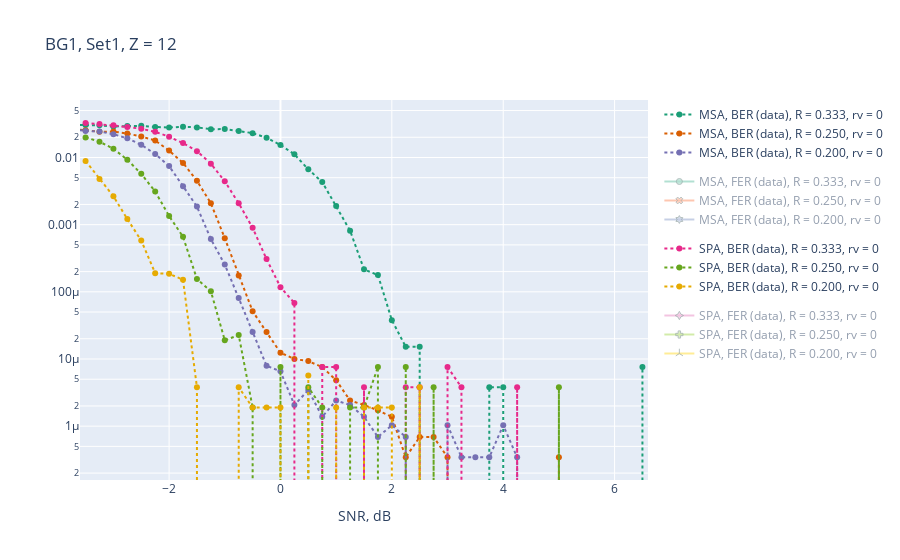

The notebook cell saved with this chart:
### Code cell
rv = 0

fig = go.Figure()
for rv in [0]:
    for j, R in enumerate([1/3, 1/4, 1/5]):
        data = pd.read_table('data/results_MSA_{:.3f}_{}.txt'.format(R, rv), names = ['SNR', 'rv', 'R', 'BER', 'BERinf', 'FSR', 'FSRinf'])
        data = data.query('SNR <= 6.5')
        data = data.groupby(['SNR']).agg([np.mean]).reset_index()

        fig.add_trace(go.Scatter(x = np.array(data.SNR), y = np.array(data.BERinf['mean']),
                                mode = 'lines+markers',
                                #visible = 'legendonly',
                                #marker = marker_styles[j],
                                legendgroup='MSA, BER inf',
                                line = dict(dash = 'dot', color = colors2[j]),
                                name = 'MSA, BER (data), R = {:.3f}, rv = {}'.format(R, rv)))

        fig.add_trace(go.Scatter(x = np.array(data.SNR), y = 1 - np.array(data.FSRinf['mean']),
                                mode = 'lines+markers',
                                marker = marker_styles[j],
                                #line = dict(dash = 'dot'),
                                visible = 'legendonly',
                                legendgroup='MSA, FER inf',
                                name = 'MSA, FER (data), R = {:.3f}, rv = {}'.format(R, rv)))

        
for rv in [0]:
    for j, R in enumerate([1/3, 1/4, 1/5]):
        data = pd.read_table('data/results_SPA_{:.3f}_{}.txt'.format(R, rv), names = ['SNR', 'rv', 'R', 'BER', 'BERinf', 'FSR', 'FSRinf'])
        data = data.query('SNR <= 6.5')
        data = data.groupby(['SNR']).agg([np.mean]).reset_index()

        fig.add_trace(go.Scatter(x = np.array(data.SNR), y = np.array(data.BERinf['mean']),
                                mode = 'lines+markers',
                                #visible = 'legendonly',
                                #marker = marker_styles[j],
                                legendgroup='SPA, BER inf',
                                line = dict(dash = 'dot', color = colors2[3 + j]),
                                name = 'SPA, BER (data), R = {:.3f}, rv = {}'.format(R, rv)))

        fig.add_trace(go.Scatter(x = np.array(data.SNR), y = 1 - np.array(data.FSRinf['mean']),
                                mode = 'lines+markers',
                                marker = marker_styles[3 + j],
                                #line = dict(dash = 'dot'),
                                visible = 'legendonly',
                                legendgroup='SPA, FER inf',
                                name = 'SPA, FER (data), R = {:.3f}, rv = {}'.format(R, rv)))

fig.update_layout(title='BG1, Set1, Z = 12',
                   xaxis_title='SNR, dB')
fig.update_yaxes(type="log")
fig.update_xaxes(range=[-3.6, 6.6])

fig.show()
fig.write_html("MSA_vs_SPA.html")

### Figure 1 — Plotly figure (JSON) as saved in the notebook; plotly's stock layout.template omitted (floating-point values rounded to 4 significant figures)
{"data": [{"legendgroup": "MSA, BER inf", "line": {"color": "rgb(27,158,119)", "dash": "dot"}, "mode": "lines+markers", "name": "MSA, BER (data), R = 0.333, rv = 0", "type": "scatter", "x": [-5, -4.75, -4.5, -4.25, -4, -3.75, -3.5, -3.25, -3, -2.75, -2.5, -2.25, -2, -1.75, -1.5, -1.25, -1, -0.75, -0.5, -0.25, 0, 0.25, 0.5, 0.75, 1, 1.25, 1.5, 1.75, 2, 2.25, 2.5, 2.75, 3, 3.25, 3.5, 3.75, 4, 4.25, 4.5, 4.75, 5, 5.25, 5.5, 5.75, 6, 6.25, 6.5], "y": [0.03291, 0.03275, 0.03252, 0.03108, 0.03084, 0.0308, 0.03038, 0.03009, 0.029, 0.02951, 0.02958, 0.02851, 0.02795, 0.02868, 0.02807, 0.02643, 0.02646, 0.0248, 0.023, 0.01968, 0.01536, 0.01116, 0.006667, 0.004303, 0.001894, 0.0008144, 0.0002159, 0.000178, 3.788e-05, 1.515e-05, 1.515e-05, 0, 0, 0, 0, 3.788e-06, 3.788e-06, 0, 0, 0, 0, 0, 0, 0, 0, 0, 7.576e-06]}, {"legendgroup": "MSA, FER inf", "marker": {"color": "rgb(102,194,165)", "line": {"color": "DarkSlateGrey", "width": 1}, "opacity": 0.7, "symbol": "circle"}, "mode": "lines+markers", "name": "MSA, FER (data), R = 0.333, rv = 0", "type": "scatter", "visible": "legendonly", "x": [-5, -4.75, -4.5, -4.25, -4, -3.75, -3.5, -3.25, -3, -2.75, -2.5, -2.25, -2, -1.75, -1.5, -1.25, -1, -0.75, -0.5, -0.25, 0, 0.25, 0.5, 0.75, 1, 1.25, 1.5, 1.75, 2, 2.25, 2.5, 2.75, 3, 3.25, 3.5, 3.75, 4, 4.25, 4.5, 4.75, 5, 5.25, 5.5, 5.75, 6, 6.25, 6.5], "y": [0.971, 0.952, 0.966, 0.966, 0.954, 0.96, 0.958, 0.962, 0.956, 0.958, 0.944, 0.952, 0.947, 0.957, 0.954, 0.934, 0.937, 0.8997, 0.8318, 0.7226, 0.5748, 0.4217, 0.271, 0.164, 0.073, 0.032, 0.011, 0.005, 0.003, 0.001, 0.004, 0, 0, 0, 0, 0.001, 0.001, 0, 0, 0, 0, 0, 0, 0, 0, 0, 0.002]}, {"legendgroup": "MSA, BER inf", "line": {"color": "rgb(217,95,2)", "dash": "dot"}, "mode": "lines+markers", "name": "MSA, BER (data), R = 0.250, rv = 0", "type": "scatter", "x": [-5, -4.75, -4.5, -4.25, -4, -3.75, -3.5, -3.25, -3, -2.75, -2.5, -2.25, -2, -1.75, -1.5, -1.25, -1, -0.75, -0.5, -0.25, 0, 0.25, 0.5, 0.75, 1, 1.25, 1.5, 1.75, 2, 2.25, 2.5, 2.75, 3, 3.25, 3.5, 3.75, 4, 4.25, 4.5, 4.75, 5, 5.25, 5.5, 5.75, 6, 6.25, 6.5], "y": [0.02896, 0.02842, 0.0274, 0.02761, 0.0267, 0.02625, 0.02555, 0.02407, 0.02431, 0.02272, 0.02056, 0.01792, 0.01267, 0.008303, 0.004496, 0.002083, 0.0006288, 0.0001756, 5.131e-05, 2.514e-05, 1.24e-05, 9.987e-06, 9.298e-06, 7.576e-06, 4.821e-06, 2.411e-06, 2.066e-06, 1.722e-06, 1.377e-06, 3.444e-07, 6.887e-07, 6.887e-07, 3.444e-07, 0, 0, 0, 0, 0, 0, 0, 3.444e-07, 0, 0, 0, 0, 0, 0]}, {"legendgroup": "MSA, FER inf", "marker": {"color": "rgb(252,141,98)", "line": {"color": "DarkSlateGrey", "width": 1}, "opacity": 0.7, "symbol": "x"}, "mode": "lines+markers", "name": "MSA, FER (data), R = 0.250, rv = 0", "type": "scatter", "visible": "legendonly", "x": [-5, -4.75, -4.5, -4.25, -4, -3.75, -3.5, -3.25, -3, -2.75, -2.5, -2.25, -2, -1.75, -1.5, -1.25, -1, -0.75, -0.5, -0.25, 0, 0.25, 0.5, 0.75, 1, 1.25, 1.5, 1.75, 2, 2.25, 2.5, 2.75, 3, 3.25, 3.5, 3.75, 4, 4.25, 4.5, 4.75, 5, 5.25, 5.5, 5.75, 6, 6.25, 6.5], "y": [0.953, 0.943, 0.967, 0.961, 0.953, 0.955, 0.938, 0.941, 0.945, 0.921, 0.881, 0.766, 0.627, 0.42, 0.216, 0.109, 0.03964, 0.016, 0.006818, 0.005636, 0.003182, 0.002455, 0.002455, 0.001909, 0.001273, 0.0006364, 0.0005455, 0.0004545, 0.0003636, 9.091e-05, 0.0001818, 0.0001818, 9.091e-05, 0, 0, 0, 0, 0, 0, 0, 9.091e-05, 0, 0, 0, 0, 0, 0]}, {"legendgroup": "MSA, BER inf", "line": {"color": "rgb(117,112,179)", "dash": "dot"}, "mode": "lines+markers", "name": "MSA, BER (data), R = 0.200, rv = 0", "type": "scatter", "x": [-5, -4.75, -4.5, -4.25, -4, -3.75, -3.5, -3.25, -3, -2.75, -2.5, -2.25, -2, -1.75, -1.5, -1.25, -1, -0.75, -0.5, -0.25, 0, 0.25, 0.5, 0.75, 1, 1.25, 1.5, 1.75, 2, 2.25, 2.5, 2.75, 3, 3.25, 3.5, 3.75, 4, 4.25, 4.5, 4.75, 5, 5.25, 5.5, 5.75, 6, 6.25, 6.5], "y": [0.02891, 0.02892, 0.02782, 0.02644, 0.0272, 0.02653, 0.0249, 0.0244, 0.02222, 0.01928, 0.01544, 0.01129, 0.007443, 0.003746, 0.001856, 0.0006099, 0.0002548, 8.058e-05, 2.514e-05, 7.92e-06, 6.543e-06, 2.066e-06, 3.444e-06, 1.377e-06, 2.411e-06, 2.066e-06, 1.377e-06, 6.887e-07, 1.033e-06, 6.887e-07, 0, 0, 1.033e-06, 3.444e-07, 3.444e-07, 3.444e-07, 1.033e-06, 3.444e-07, 0, 0, 0, 0, 0, 0, 0, 0, 0]}, {"legendgroup": "MSA, FER inf", "marker": {"color": "rgb(141,160,203)", "line": {"color": "DarkSlateGrey", "width": 1}, "opacity": 0.7, "symbol": "hexagram"}, "mode": "lines+markers", "name": "MSA, FER (data), R = 0.200, rv = 0", "type": "scatter", "visible": "legendonly", "x": [-5, -4.75, -4.5, -4.25, -4, -3.75, -3.5, -3.25, -3, -2.75, -2.5, -2.25, -2, -1.75, -1.5, -1.25, -1, -0.75, -0.5, -0.25, 0, 0.25, 0.5, 0.75, 1, 1.25, 1.5, 1.75, 2, 2.25, 2.5, 2.75, 3, 3.25, 3.5, 3.75, 4, 4.25, 4.5, 4.75, 5, 5.25, 5.5, 5.75, 6, 6.25, 6.5], "y": [0.955, 0.957, 0.952, 0.95, 0.944, 0.95, 0.944, 0.92, 0.875, 0.768, 0.63, 0.467, 0.315, 0.163, 0.078, 0.029, 0.01518, 0.005909, 0.003, 0.002, 0.001727, 0.0005455, 0.0009091, 0.0003636, 0.0006364, 0.0005455, 0.0003636, 0.0001818, 0.0002727, 0.0001818, 0, 0, 0.0002727, 9.091e-05, 9.091e-05, 9.091e-05, 0.0002727, 9.091e-05, 0, 0, 0, 0, 0, 0, 0, 0, 0]}, {"legendgroup": "SPA, BER inf", "line": {"color": "rgb(231,41,138)", "dash": "dot"}, "mode": "lines+markers", "name": "SPA, BER (data), R = 0.333, rv = 0", "type": "scatter", "x": [-3.5, -3.25, -3, -2.75, -2.5, -2.25, -2, -1.75, -1.5, -1.25, -1, -0.75, -0.5, -0.25, 0, 0.25, 0.5, 0.75, 1, 1.25, 1.5, 1.75, 2, 2.25, 2.5, 2.75, 3, 3.25, 3.5, 3.75, 4, 4.25, 4.5, 4.75, 5, 5.25, 5.5, 5.75, 6, 6.25, 6.5], "y": [0.03273, 0.03142, 0.03025, 0.02848, 0.02677, 0.02408, 0.02039, 0.01639, 0.01239, 0.008102, 0.004413, 0.002083, 0.0008977, 0.0003068, 0.0001174, 6.818e-05, 0, 7.576e-06, 7.576e-06, 0, 3.788e-06, 0, 0, 3.788e-06, 3.788e-06, 0, 7.576e-06, 3.788e-06, 0, 0, 0, 3.788e-06, 0, 0, 0, 0, 0, 0, 0, 0, 0]}, {"legendgroup": "SPA, FER inf", "marker": {"color": "rgb(231,138,195)", "line": {"color": "DarkSlateGrey", "width": 1}, "opacity": 0.7, "symbol": "star-diamond"}, "mode": "lines+markers", "name": "SPA, FER (data), R = 0.333, rv = 0", "type": "scatter", "visible": "legendonly", "x": [-3.5, -3.25, -3, -2.75, -2.5, -2.25, -2, -1.75, -1.5, -1.25, -1, -0.75, -0.5, -0.25, 0, 0.25, 0.5, 0.75, 1, 1.25, 1.5, 1.75, 2, 2.25, 2.5, 2.75, 3, 3.25, 3.5, 3.75, 4, 4.25, 4.5, 4.75, 5, 5.25, 5.5, 5.75, 6, 6.25, 6.5], "y": [0.945, 0.956, 0.96, 0.947, 0.946, 0.904, 0.819, 0.703, 0.553, 0.363, 0.197, 0.105, 0.044, 0.021, 0.008, 0.004, 0, 0.002, 0.002, 0, 0.001, 0, 0, 0.001, 0.001, 0, 0.002, 0.001, 0, 0, 0, 0.001, 0, 0, 0, 0, 0, 0, 0, 0, 0]}, {"legendgroup": "SPA, BER inf", "line": {"color": "rgb(102,166,30)", "dash": "dot"}, "mode": "lines+markers", "name": "SPA, BER (data), R = 0.250, rv = 0", "type": "scatter", "x": [-3.5, -3.25, -3, -2.75, -2.5, -2.25, -2, -1.75, -1.5, -1.25, -1, -0.75, -0.5, -0.25, 0, 0.25, 0.5, 0.75, 1, 1.25, 1.5, 1.75, 2, 2.25, 2.5, 2.75, 3, 3.25, 3.5, 3.75, 4, 4.25, 4.5, 4.75, 5, 5.25, 5.5, 5.75, 6, 6.25, 6.5], "y": [0.01993, 0.01718, 0.0135, 0.009254, 0.005712, 0.003114, 0.001345, 0.0006591, 0.0001553, 0.0001023, 1.894e-05, 2.273e-05, 1.894e-06, 0, 7.576e-06, 0, 3.788e-06, 1.894e-06, 0, 1.894e-06, 1.894e-06, 7.576e-06, 0, 7.576e-06, 0, 3.788e-06, 0, 0, 0, 0, 0, 0, 0, 0, 3.788e-06, 0, 0, 0, 0, 0, 0]}, {"legendgroup": "SPA, FER inf", "marker": {"color": "rgb(166,216,84)", "line": {"color": "DarkSlateGrey", "width": 1}, "opacity": 0.7, "symbol": "cross"}, "mode": "lines+markers", "name": "SPA, FER (data), R = 0.250, rv = 0", "type": "scatter", "visible": "legendonly", "x": [-3.5, -3.25, -3, -2.75, -2.5, -2.25, -2, -1.75, -1.5, -1.25, -1, -0.75, -0.5, -0.25, 0, 0.25, 0.5, 0.75, 1, 1.25, 1.5, 1.75, 2, 2.25, 2.5, 2.75, 3, 3.25, 3.5, 3.75, 4, 4.25, 4.5, 4.75, 5, 5.25, 5.5, 5.75, 6, 6.25, 6.5], "y": [0.895, 0.847, 0.706, 0.536, 0.357, 0.211, 0.094, 0.043, 0.019, 0.009, 0.004, 0.004, 0.0005, 0, 0.002, 0, 0.001, 0.0005, 0, 0.0005, 0.0005, 0.002, 0, 0.002, 0, 0.001, 0, 0, 0, 0, 0, 0, 0, 0, 0.001, 0, 0, 0, 0, 0, 0]}, {"legendgroup": "SPA, BER inf", "line": {"color": "rgb(230,171,2)", "dash": "dot"}, "mode": "lines+markers", "name": "SPA, BER (data), R = 0.200, rv = 0", "type": "scatter", "x": [-3.5, -3.25, -3, -2.75, -2.5, -2.25, -2, -1.75, -1.5, -1.25, -1, -0.75, -0.5, -0.25, 0, 0.25, 0.5, 0.75, 1, 1.25, 1.5, 1.75, 2, 2.25, 2.5, 2.75, 3, 3.25, 3.5, 3.75, 4, 4.25, 4.5, 4.75, 5, 5.25, 5.5, 5.75, 6, 6.25, 6.5], "y": [0.00889, 0.004773, 0.002648, 0.001212, 0.0005795, 0.0001894, 0.0001856, 0.0001515, 3.788e-06, 0, 0, 3.788e-06, 1.894e-06, 1.894e-06, 1.894e-06, 0, 5.682e-06, 0, 1.894e-06, 0, 1.894e-06, 1.894e-06, 1.894e-06, 0, 3.788e-06, 0, 0, 0, 0, 0, 0, 0, 0, 0, 0, 0, 0, 0, 0, 0, 0]}, {"legendgroup": "SPA, FER inf", "marker": {"color": "rgb(255,217,47)", "line": {"color": "DarkSlateGrey", "width": 1}, "opacity": 0.7, "symbol": "y-up"}, "mode": "lines+markers", "name": "SPA, FER (data), R = 0.200, rv = 0", "type": "scatter", "visible": "legendonly", "x": [-3.5, -3.25, -3, -2.75, -2.5, -2.25, -2, -1.75, -1.5, -1.25, -1, -0.75, -0.5, -0.25, 0, 0.25, 0.5, 0.75, 1, 1.25, 1.5, 1.75, 2, 2.25, 2.5, 2.75, 3, 3.25, 3.5, 3.75, 4, 4.25, 4.5, 4.75, 5, 5.25, 5.5, 5.75, 6, 6.25, 6.5], "y": [0.409, 0.247, 0.128, 0.054, 0.024, 0.011, 0.006, 0.002, 0.001, 0, 0, 0.001, 0.0005, 0.0005, 0.0005, 0, 0.0015, 0, 0.0005, 0, 0.0005, 0.0005, 0.0005, 0, 0.001, 0, 0, 0, 0, 0, 0, 0, 0, 0, 0, 0, 0, 0, 0, 0, 0]}], "layout": {"title": {"text": "BG1, Set1, Z = 12"}, "xaxis": {"range": [-3.6, 6.6], "title": {"text": "SNR, dB"}}, "yaxis": {"type": "log"}}}
